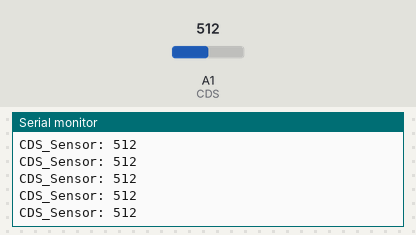
A sketch run on a simulated Arduino Uno, built with avr-gcc and run on an emulated ATmega328P. Shown: the last lines printed to the serial monitor. The inputs (shaded band) are chosen by the test bench; at power-on: A1 (CDS) = 512.

Above: at 1.2 s.
1.3 s: A1 (CDS) set to 716
At 1.56 s:
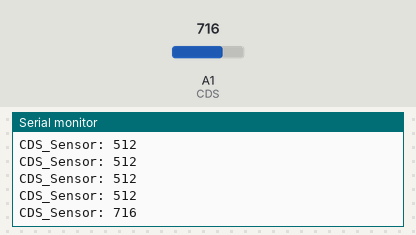
2.8 s: A1 (CDS) set to 900
At 2.96 s:
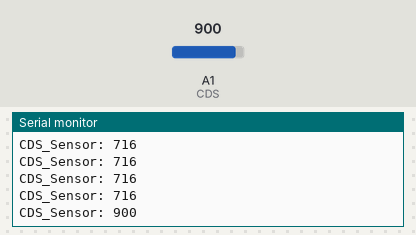
Timing chart, 0 to 5.8 s (numbered marks = the images above; inputs shaded):
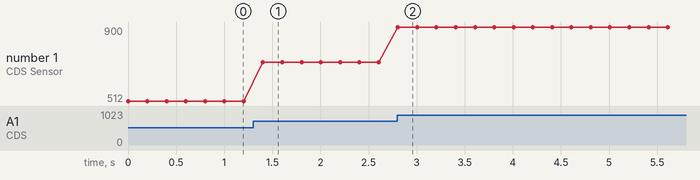

Measured:
- after the input at 1.3 s, the serial monitor: prints a new line after 0.10 s (image 1)
- after the input at 2.8 s, the serial monitor: prints a new line at once (image 2)
- plotted number 1: 512 → 716 after the input at 1.3 s, 716 → 900 after the input at 2.8 s

The sketch:

PhotoResistor.ino
```cpp
int CDS = A1;   // 조도 센서 모듈 연결한 핀

void setup() {
  Serial.begin(9600);
  pinMode(CDS, INPUT);  // 조도 센서를 입력 핀으로 설정
}

void loop() {
  CDS = analogRead(A1);    // 조도 센서의 측정 값을 val에 저장
  Serial.print("CDS_Sensor: ");
  Serial.println(CDS);         // 시리얼 모니터에 조도 센서의 측정 값 출력


  delay(200);                   // 0.2초 쉬고 반복(1000ms = 1s)
}
```
